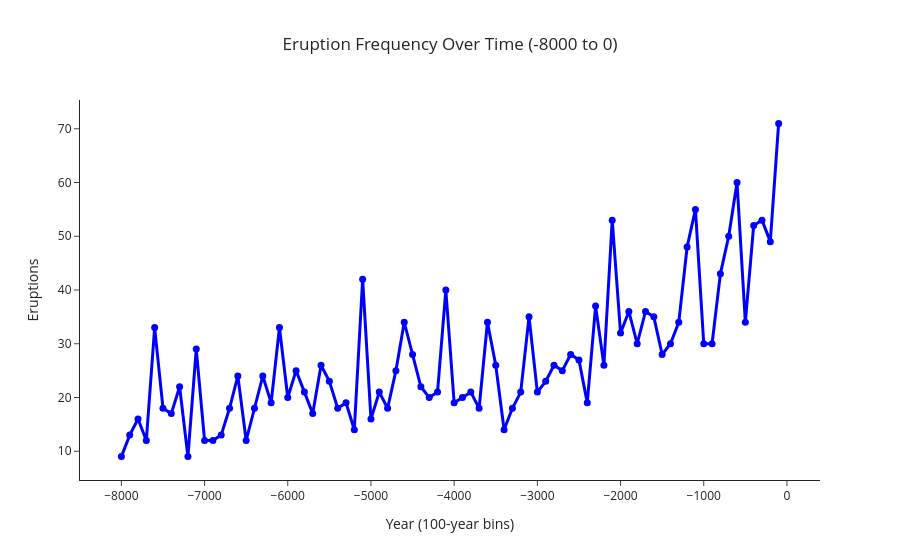
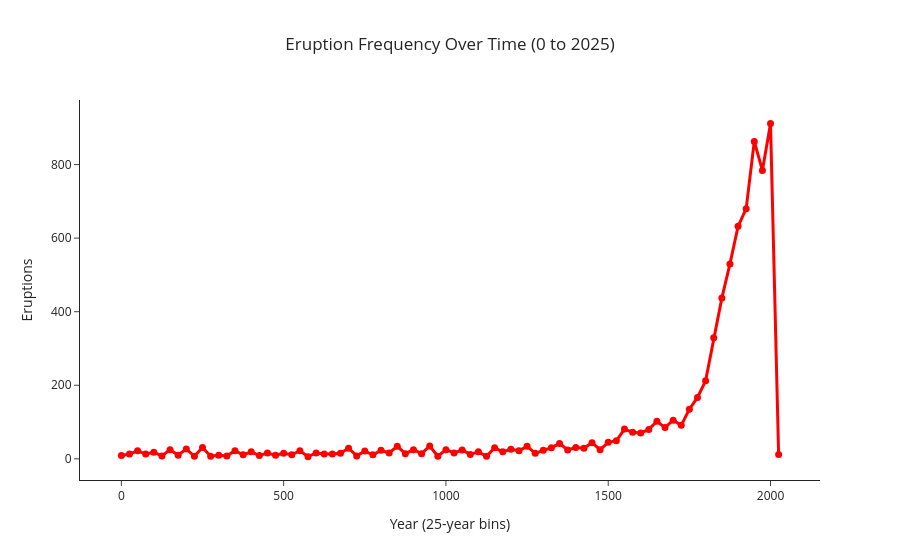

Here is the notebook cell these charts were saved with, in order:
### Markdown cell above
## 3.4: Eruptions Over Time

- We examine the distribution of eruption start years to understand temporal patterns, reporting completeness, and historical eruption frequency. 
- This follows the EDA guideline of analyzing temporality and scope.

### Code cell
# Filter dataset
df_old = eda_df[(eda_df["Start Year"] >= -8000) & (eda_df["Start Year"] < 0)].copy()

# Create 100-year bins
df_old["Bin100"] = (df_old["Start Year"] // 100) * 100
df_old_counts = df_old.groupby("Bin100").size().reset_index(name="count")

# Scatter plot (BLUE)
fig_old_scatter = px.scatter(
    df_old_counts,
    x="Bin100",
    y="count",
    title="Eruption Frequency Over Time (-8000 to 0)",
    labels={"Bin100": "Year (100-year bins)", "count": "Eruptions"},
    color_discrete_sequence=["blue"]
)

fig_old_scatter.update_traces(
    mode="lines+markers",
    marker=dict(size=7, color="blue"),
    line=dict(width=3, color="blue")
)

fig_old_scatter.update_layout(
    template="simple_white",
    title_x=0.5
)

fig_old_scatter.show()

# Filter dataset
df_modern = eda_df[(eda_df["Start Year"] >= 0) & (eda_df["Start Year"] <= 2025)].copy()

# Create 25-year bins
df_modern["Bin25"] = (df_modern["Start Year"] // 25) * 25
df_modern_counts = df_modern.groupby("Bin25").size().reset_index(name="count")

# Scatter plot (RED)
fig_modern_scatter = px.scatter(
    df_modern_counts,
    x="Bin25",
    y="count",
    title="Eruption Frequency Over Time (0 to 2025)",
    labels={"Bin25": "Year (25-year bins)", "count": "Eruptions"},
    color_discrete_sequence=["red"]
)

fig_modern_scatter.update_traces(
    mode="lines+markers",
    marker=dict(size=7, color="red"),
    line=dict(width=3, color="red")
)

fig_modern_scatter.update_layout(
    template="simple_white",
    title_x=0.5
)

fig_modern_scatter.show()

### Figure 1 — Plotly figure (JSON) as saved in the notebook; plotly's stock layout.template omitted (floating-point values rounded to 4 significant figures)
{"data": [{"hovertemplate": "Year (100-year bins)=%{x}<br>Eruptions=%{y}<extra></extra>", "legendgroup": "", "line": {"color": "blue", "width": 3}, "marker": {"color": "blue", "size": 7, "symbol": "circle"}, "mode": "lines+markers", "name": "", "orientation": "v", "showlegend": false, "type": "scatter", "x": [-8000, -7900, -7800, -7700, -7600, -7500, -7400, -7300, -7200, -7100, -7000, -6900, -6800, -6700, -6600, -6500, -6400, -6300, -6200, -6100, -6000, -5900, -5800, -5700, -5600, -5500, -5400, -5300, -5200, -5100, -5000, -4900, -4800, -4700, -4600, -4500, -4400, -4300, -4200, -4100, -4000, -3900, -3800, -3700, -3600, -3500, -3400, -3300, -3200, -3100, -3000, -2900, -2800, -2700, -2600, -2500, -2400, -2300, -2200, -2100, -2000, -1900, -1800, -1700, -1600, -1500, -1400, -1300, -1200, -1100, -1000, -900, -800, -700, -600, -500, -400, -300, -200, -100], "xaxis": "x", "y": [9, 13, 16, 12, 33, 18, 17, 22, 9, 29, 12, 12, 13, 18, 24, 12, 18, 24, 19, 33, 20, 25, 21, 17, 26, 23, 18, 19, 14, 42, 16, 21, 18, 25, 34, 28, 22, 20, 21, 40, 19, 20, 21, 18, 34, 26, 14, 18, 21, 35, 21, 23, 26, 25, 28, 27, 19, 37, 26, 53, 32, 36, 30, 36, 35, 28, 30, 34, 48, 55, 30, 30, 43, 50, 60, 34, 52, 53, 49, 71], "yaxis": "y"}], "layout": {"legend": {"tracegroupgap": 0}, "title": {"text": "Eruption Frequency Over Time (-8000 to 0)", "x": 0.5}, "xaxis": {"anchor": "y", "domain": [0, 1], "title": {"text": "Year (100-year bins)"}}, "yaxis": {"anchor": "x", "domain": [0, 1], "title": {"text": "Eruptions"}}}}

### Figure 2 — Plotly figure (JSON) as saved in the notebook; plotly's stock layout.template omitted (floating-point values rounded to 4 significant figures)
{"data": [{"hovertemplate": "Year (25-year bins)=%{x}<br>Eruptions=%{y}<extra></extra>", "legendgroup": "", "line": {"color": "red", "width": 3}, "marker": {"color": "red", "size": 7, "symbol": "circle"}, "mode": "lines+markers", "name": "", "orientation": "v", "showlegend": false, "type": "scatter", "x": [0, 25, 50, 75, 100, 125, 150, 175, 200, 225, 250, 275, 300, 325, 350, 375, 400, 425, 450, 475, 500, 525, 550, 575, 600, 625, 650, 675, 700, 725, 750, 775, 800, 825, 850, 875, 900, 925, 950, 975, 1000, 1025, 1050, 1075, 1100, 1125, 1150, 1175, 1200, 1225, 1250, 1275, 1300, 1325, 1350, 1375, 1400, 1425, 1450, 1475, 1500, 1525, 1550, 1575, 1600, 1625, 1650, 1675, 1700, 1725, 1750, 1775, 1800, 1825, 1850, 1875, 1900, 1925, 1950, 1975, 2000, 2025], "xaxis": "x", "y": [9, 13, 22, 13, 18, 8, 25, 10, 27, 7, 31, 7, 10, 8, 22, 11, 19, 9, 16, 10, 15, 11, 22, 6, 16, 13, 13, 15, 29, 8, 21, 11, 23, 16, 34, 14, 25, 14, 35, 7, 25, 16, 24, 12, 19, 7, 30, 19, 26, 22, 34, 15, 23, 30, 42, 24, 31, 29, 44, 25, 45, 49, 81, 72, 70, 80, 102, 85, 105, 91, 135, 167, 212, 329, 437, 530, 632, 680, 863, 784, 912, 12], "yaxis": "y"}], "layout": {"legend": {"tracegroupgap": 0}, "title": {"text": "Eruption Frequency Over Time (0 to 2025)", "x": 0.5}, "xaxis": {"anchor": "y", "domain": [0, 1], "title": {"text": "Year (25-year bins)"}}, "yaxis": {"anchor": "x", "domain": [0, 1], "title": {"text": "Eruptions"}}}}
